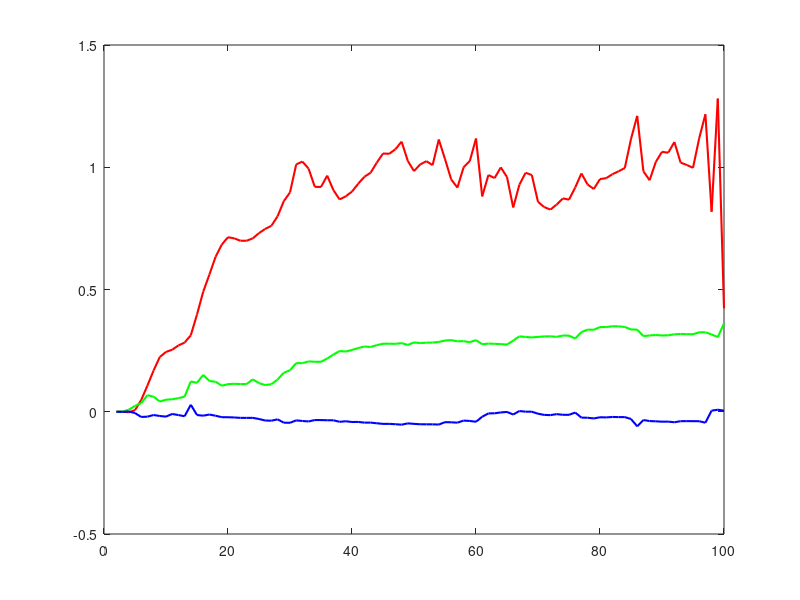

This chart was generated by the following MATLAB code: (Note: this script raises an error after producing the figure.)
% Parameters
N = 100; % Number of samples
sigma2 = 0.5; % Variance of noise e(t)
mu = 0.01; % Step size for LMS (choose appropriately for convergence)

% True parameters (for simulation)
true_a = 1; 
true_b = 0.5;
true_c = -0.5;

% Generate input u(t) and noise e(t)
u = randn(N, 1); % Random input signal
e = sqrt(sigma2) * randn(N, 1); % White Gaussian noise with N(0, sigma2)

% Initialize system output y(t)
y = zeros(N, 1);

% Simulate the system: y(t) + a*y(t-1) = b*u(t-1) + e(t) + c*e(t-1)
for t = 2:N
    y(t) = -true_a * y(t-1) + true_b * u(t-1) + true_c * e(t-1) + e(t);
end

% LMS initialization
theta_hat = zeros(3, 1); % Initial parameter estimates [a, b, c]
theta_history = zeros(3, N); % To store parameter estimates over time

% LMS algorithm loop
for t = 2:N
    % Form the regression vector
    phi = [-y(t-1); u(t-1); e(t-1)];
    
    % Compute prediction
    y_pred = phi' * theta_hat;
    
    % Compute prediction error
    epsilon = y(t) - y_pred;
    
    % Update parameter estimates using LMS rule
    theta_hat = theta_hat + mu * epsilon * phi;
    
    % Store parameter estimates
    theta_history(:, t) = theta_hat;
end

% Plot the results
figure;
plot(2:N, theta_history(1, 2:N), 'r', 'LineWidth', 1.5); hold on;
plot(2:N, theta_history(2, 2:N), 'g', 'LineWidth', 1.5);
plot(2:N, theta_history(3, 2:N), 'b', 'LineWidth', 1.5);
yline(true_a, '--r', 'True a');
yline(true_b, '--g', 'True b');
yline(true_c, '--b', 'True c');
xlabel('Time step');
ylabel('Parameter estimate');
legend('a estimate', 'b estimate', 'c estimate', 'Location', 'Best');
title('Parameter Estimation using Least Mean Squares (LMS)');
grid on;
